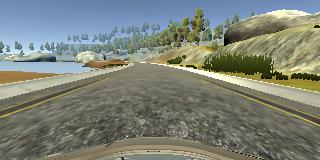
#> input picture seed_images/seed1.jpg, 320 x 160 px
$ python -i threshold.py   (imports and definitions only)   (older library calls are emulated)
#> lines starting #> are read from the running program, lines starting #| are printed output that depends on the picture
import cv2
import numpy as np


def sobel_abs_threshold(img, direction='x', sobel_kernel=3, thresh=(0, 255)):
    # 1) Convert to grayscale assumes RGB input
    hls = cv2.cvtColor(img, cv2.COLOR_RGB2HLS)
    gray = hls[:, :, 2]
    # 2) Take the derivative in x or y given direction = 'x' or 'y'
    if direction == 'x':
        sobel = cv2.Sobel(gray, cv2.CV_64F, 1, 0)
    else:
        sobel = cv2.Sobel(gray, cv2.CV_64F, 0, 1)
    # 3) Take the absolute value of the derivative or gradient
    abs_sobel = np.absolute(sobel)
    # 4) Scale to 8-bit (0 - 255) then convert to type = np.uint8
    scaled_sobel = np.uint8(255 * abs_sobel/float(np.max(abs_sobel)))
    # 5) Create a mask of 1's where the scaled gradient magnitude is > thresh_min and < thresh_max
    mask = np.zeros_like(scaled_sobel)
    mask[(scaled_sobel <= thresh[1]) & (scaled_sobel >= thresh[0])] = 1
    return mask


def dir_threshold(img, sobel_kernel=3, thresh=(0, np.pi/2)):
    # 1) Convert to grayscale assumes RGB input
    hls = cv2.cvtColor(img, cv2.COLOR_RGB2HLS)
    gray = hls[:, :, 2]
    # 2) Take the gradient in x and y separately
    sobelx = cv2.Sobel(gray, cv2.CV_64F, 1, 0, ksize=sobel_kernel)
    sobely = cv2.Sobel(gray, cv2.CV_64F, 0, 1, ksize=sobel_kernel)
    # 3) Take the absolute value of the x and y gradients
    abs_sobelx = np.absolute(sobelx)
    abs_sobely = np.absolute(sobely)
    # 4) Use np.arctan2(abs_sobely, abs_sobelx) to calculate the direction of the gradient
    direction = np.arctan2(abs_sobely, abs_sobelx)
    # 5) Create a binary mask where direction thresholds are met
    mask = np.zeros_like(direction)
    lower = thresh[0]
    upper = thresh[1]
    mask[(direction <= upper) & (direction >= lower)] = 1
    return mask


def mag_threshold(img, sobel_kernel=3, thresh=(0, 255)):
    # 1) Convert to grayscale assumes RGB input
    hls = cv2.cvtColor(img, cv2.COLOR_RGB2HLS)
    gray = hls[:, :, 2]
    # 2) Take the gradient in x and y separately
    sobel_x = cv2.Sobel(gray, cv2.CV_64F, 1, 0)
    sobel_y = cv2.Sobel(gray, cv2.CV_64F, 0, 1)
    # 3) Calculate the magnitude
    mag = np.sqrt(sobel_x*sobel_x + sobel_y*sobel_y)
    # 5) Scale to 8-bit (0 - 255) and convert to type = np.uint8
    scaled_sobel = np.uint8(255 * mag/float(np.max(mag)))
    # 6) Create a binary mask where mag thresholds are met
    sbinary = np.zeros_like(scaled_sobel)
    thresh_min = thresh[0]
    thresh_max = thresh[1]
    sbinary[(scaled_sobel >= thresh_min) & (scaled_sobel <= thresh_max)] = 1
    return sbinary


def color_threshold(img, space=cv2.COLOR_RGB2HLS, channel=2, thresh=(0, 255)):
    transform_img = cv2.cvtColor(img, space)
    single_channel = transform_img[:, :, channel]
    mask = np.zeros_like(single_channel)
    mask[(single_channel >= thresh[0]) & (single_channel <= thresh[1])] = 1
    return mask


def combine_thresholds(img, k_size_sobel=3, thresh_sobel=(0, 255), k_size_dir=3, thresh_dir=(0, np.pi/2), k_size_mag=3, thresh_mag=(0, 255)):
    sobel_x = sobel_abs_threshold(img, direction='x', sobel_kernel=k_size_sobel, thresh=thresh_sobel)
    sobel_y = sobel_abs_threshold(img, direction='y', sobel_kernel=k_size_sobel, thresh=thresh_sobel)
    dir_mask = dir_threshold(img, sobel_kernel=k_size_dir, thresh=thresh_dir)
    mag_mask = mag_threshold(img, sobel_kernel=k_size_mag, thresh=thresh_mag)

    combine = np.zeros_like(mag_mask)
    combine[((sobel_x == 1) & (sobel_y == 1)) | ((mag_mask == 1) & (dir_mask == 1))] = 1
    return combine


def combine_color_grad_thresholds(img, grad_thres, space=cv2.COLOR_RGB2HLS, channel=2, thresh=(0, 255)):
    color_thresh = color_threshold(img, space=space, channel=channel, thresh=thresh)
    mask = np.zeros_like(color_thresh)
    mask[(grad_thres == 1) & (color_thresh == 1)] = 1
    return mask

>>> import cv2
>>> picture = cv2.cvtColor(cv2.imread('seed_images/seed1.jpg'), cv2.COLOR_BGR2RGB)
>>> result = combine_thresholds(picture)
#> in sobel_abs_threshold, `hls = cv2.cvtColor(img, cv2.COLOR_RGB2HLS)`: hls: shape (160, 320, 3); mean of channels 0, 1, 2 48.5, 122.9, 51.1
#> in sobel_abs_threshold, `gray = hls[:, :, 2]`:
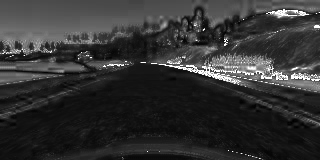
#> gray: shape (160, 320); min 0, max 255, mean 51.1
#> in sobel_abs_threshold, `sobel = cv2.Sobel(gray, cv2.CV_64F, 1, 0)`:
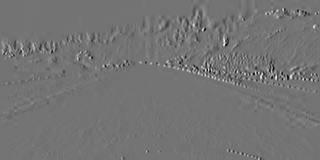
#> sobel: shape (160, 320) float64; min -731, max 876, mean 0.1; drawn with min black and max white
#> in sobel_abs_threshold, `abs_sobel = np.absolute(sobel)`:
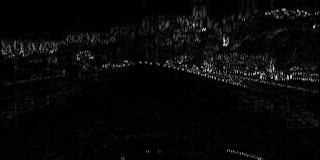
#> abs_sobel: shape (160, 320) float64; min 0, max 876, mean 28.6; drawn with min black and max white
#> in combine_thresholds, `sobel_x = sobel_abs_threshold(img, direction='x', sobel_kernel=k_size_..`: sobel_x: shape (160, 320); every value is 1
#> call 2 of sobel_abs_threshold, with direction = 'y', sobel_kernel = 3, thresh = (0, 255)
#> in sobel_abs_threshold (call 2), `sobel = cv2.Sobel(gray, cv2.CV_64F, 0, 1)`:
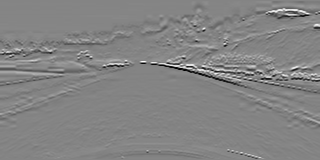
#> sobel: shape (160, 320) float64; min -962, max 893, mean -2.6; drawn with min black and max white
#> in sobel_abs_threshold (call 2), `abs_sobel = np.absolute(sobel)`:
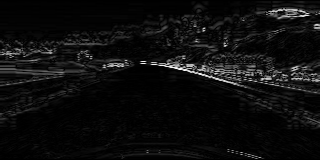
#> abs_sobel: shape (160, 320) float64; min 0, max 962, mean 52.6; drawn with min black and max white
#> in dir_threshold, `direction = np.arctan2(abs_sobely, abs_sobelx)`:
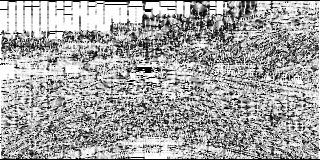
#> direction: shape (160, 320) float64; min 0, max 1.57, mean 1.01; drawn with min black and max white
#> in combine_thresholds, `dir_mask = dir_threshold(img, sobel_kernel=k_size_dir, thresh=thresh_d..`: dir_mask: shape (160, 320) float64; every value is 1
#> in mag_threshold, `mag = np.sqrt(sobel_x*sobel_x + sobel_y*sobel_y)`:
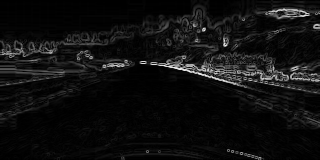
#> mag: shape (160, 320) float64; min 0, max 1045.2, mean 66.3; drawn with min black and max white

$ run again, on seed_images/seed2.jpg
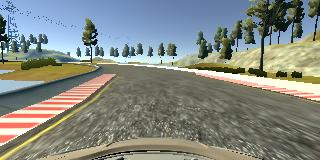
#> input picture seed_images/seed2.jpg, 320 x 160 px
#> hls: shape (160, 320, 3); mean of channels 0, 1, 2 53.7, 131.7, 76.3
#> sobel_x: shape (160, 320); every value is 1
#> in dir_threshold, `direction = np.arctan2(abs_sobely, abs_sobelx)`:
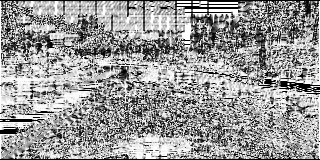
#> direction: shape (160, 320) float64; min 0, max 1.57, mean 0.946; drawn with min black and max white
#> dir_mask: shape (160, 320) float64; every value is 1
#> in mag_threshold, `mag = np.sqrt(sobel_x*sobel_x + sobel_y*sobel_y)`:
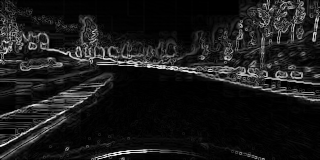
#> mag: shape (160, 320) float64; min 0, max 1083.6, mean 112.3; drawn with min black and max white
